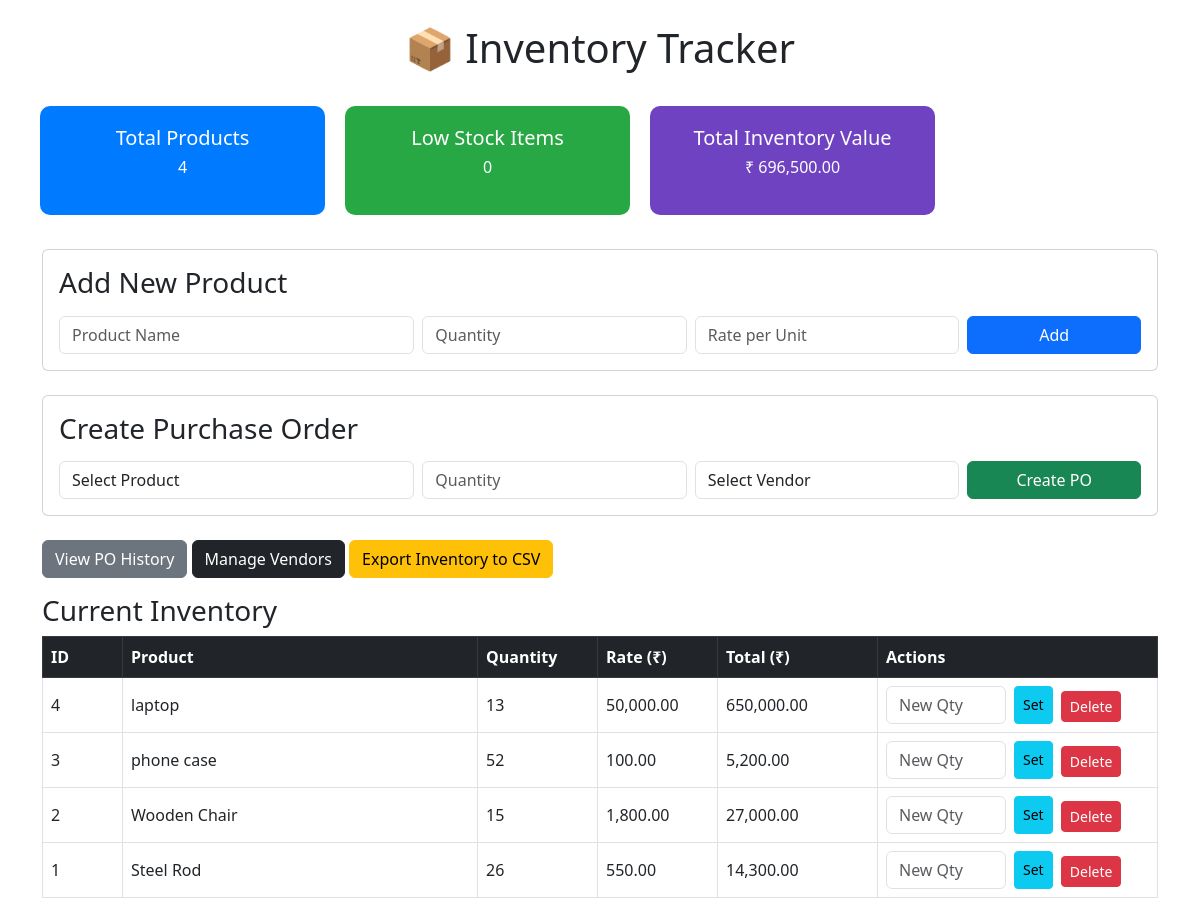
/dashboard, run on the app's committed database.
### tables this page shows
CREATE TABLE products (
            id INTEGER PRIMARY KEY AUTOINCREMENT,
            product_name TEXT NOT NULL,
            quantity INTEGER NOT NULL,
            price REAL NOT NULL
        );

### app.py (the view)
@app.route("/dashboard")
def index():
    conn = get_conn()
    cur = conn.cursor()
    cur.execute("SELECT * FROM products ORDER BY id DESC")
    products = cur.fetchall()
    cur.execute("SELECT * FROM vendors ORDER BY id DESC")
    vendors = cur.fetchall()
    total_value = sum(p["quantity"] * p["price"] for p in products)
    conn.close()
    return render_template("index.html", products=products, vendors=vendors, total_value=total_value)

### app.py (called while the page is built)
def get_conn():
    conn = sqlite3.connect(DB_PATH)
    conn.row_factory = sqlite3.Row
    conn.execute("PRAGMA foreign_keys = ON")
    return conn

### templates/index.html (shortened to what this page needs)
<!DOCTYPE html>
<html>
<head>
  <link rel="stylesheet"
        href="https://cdn.jsdelivr.net/npm/bootstrap@5.3.0/dist/css/bootstrap.min.css">
</head>
<body class="container mt-4">
  <h1 class="text-center mb-4">📦 Inventory Tracker</h1>
  <div class="row mb-4">
    <div class="col-md-3 tile">
      <h4>Total Products</h4>
      <p>{{ products|length }}</p>
    </div>
    <div class="col-md-3 tile" style="background: #28a745;">
      <h4>Low Stock Items</h4>
      <p>{{ products|selectattr('quantity', 'lt', 5)|list|length }}</p>
    </div>
    <div class="col-md-3 tile" style="background: #6f42c1;">
      <h4>Total Inventory Value</h4>
      <p>₹ {{ "{:,.2f}".format(total_value) }}</p>
    </div>
  </div>
  <div class="card p-3 mb-4">
    <h3 class="mb-3">Add New Product</h3>
    <form class="row g-2" method="POST" action="{{ url_for('add_product') }}">
      <div class="col-md-4">
        <input type="text" name="product_name" class="form-control" placeholder="Product Name" required>
      </div>
      <div class="col-md-3">
        <input type="number" name="quantity" class="form-control" placeholder="Quantity" min="0" required>
      </div>
      <div class="col-md-3">
        <input type="number" step="0.01" name="rate" class="form-control" placeholder="Rate per Unit" min="0" required>
      </div>
      <div class="col-md-2 d-grid">
        <button class="btn btn-primary" type="submit">Add</button>
      </div>
    </form>
  </div>
  <div class="card p-3 mb-4">
    <h3 class="mb-3">Create Purchase Order</h3>
    <form class="row g-2" method="POST" action="{{ url_for('create_po') }}">
      <div class="col-md-4">
        <select name="product_id" class="form-control" required>
          <option value="">Select Product</option>
        </select>
      </div>
      <div class="col-md-3">
        <input type="number" name="quantity" class="form-control" placeholder="Quantity" min="1" required>
      </div>
      <div class="col-md-3">
        <select name="vendor_id" class="form-control" required>
          <option value="">Select Vendor</option>
        </select>
      </div>
      <div class="col-md-2 d-grid">
        <button class="btn btn-success" type="submit">Create PO</button>
      </div>
    </form>
  </div>
  <div class="mb-3">
    <a href="{{ url_for('po_history') }}" class="btn btn-secondary">View PO History</a>
    <a href="{{ url_for('vendor_page') }}" class="btn btn-dark">Manage Vendors</a>
    <a href="{{ url_for('export_csv') }}" class="btn btn-warning">Export Inventory to CSV</a>
  </div>
  <h3>Current Inventory</h3>
  <table class="table table-bordered table-hover align-middle">
    <thead class="table-dark">
      <tr>
        <th style="width: 80px;">ID</th>
        <th>Product</th>
        <th style="width: 120px;">Quantity</th>
        <th style="width: 120px;">Rate (₹)</th>
        <th style="width: 160px;">Total (₹)</th>
        <th style="width: 280px;">Actions</th>
      </tr>
    </thead>
    <tbody>
    {% for product in products %}
      <tr class="{% if product.quantity|int < 5 %}low-stock{% endif %}">
        <td>{{ product.id }}</td>
        <td>{{ product.product_name }}</td>
        <td>{{ product.quantity }}</td>
        <td>{{ "{:,.2f}".format(product.price) }}</td>
        <td>{{ "{:,.2f}".format(product.quantity * product.price) }}</td>
        <td>
          <form method="POST"
                action="{{ url_for('update_quantity', product_id=product.id) }}"
                class="d-inline-flex gap-2">
            <input type="number" name="quantity" class="form-control" placeholder="New Qty" min="0" required style="width: 120px;">
            <button class="btn btn-info btn-sm" type="submit">Set</button>
          </form>
          <a href="{{ url_for('delete_product', product_id=product.id) }}"
             class="btn btn-danger btn-sm ms-1"
             onclick="return confirm('Delete {{ product.product_name }}?');">
            Delete
          </a>
        </td>
      </tr>
    {% endfor %}
    </tbody>
  </table>
</body>
</html>

### templates/index.html (style rules this page uses)
.tile { padding: 20px; background: #007bff; color: white; border-radius: 10px; text-align: center; margin: 10px; }
.tile h4 { font-size: 20px; margin-bottom: 5px; }

### data on the page
products: id "4", product_name "laptop", quantity "13", price "50,000.00", product.quantity*product.price "650,000.00"
products: id "3", product_name "phone case", quantity "52", price "100.00", product.quantity*product.price "5,200.00"
products: id "2", product_name "Wooden Chair", quantity "15", price "1,800.00", product.quantity*product.price "27,000.00"
products: id "1", product_name "Steel Rod", quantity "26", price "550.00", product.quantity*product.price "14,300.00"

### other printed values
{{ products|length }} "4"
{{ products|selectattr('quantity', 'lt', 5)|list|length }} "0"
{{ "{:,.2f}".format(total_value) }} "696,500.00"
